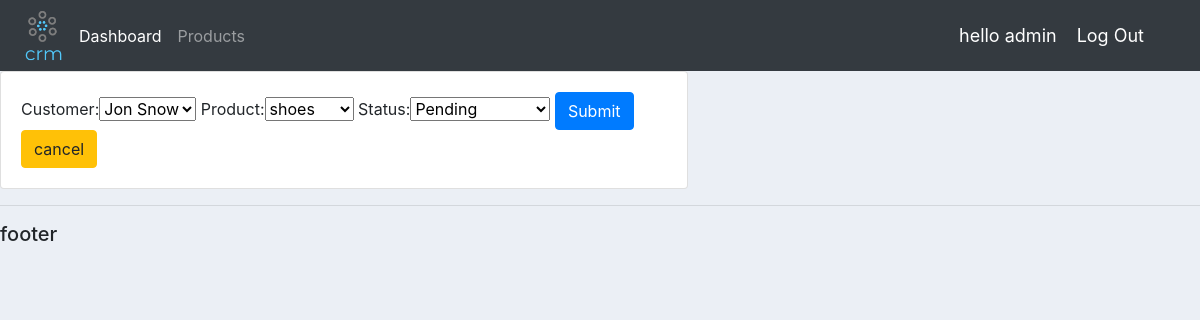
Screenshot of /update_order/13 (signed in) with the database file from the repository.
### accounts/models.py (models this page shows, shortened)
class Order(models.Model):
    STATUS = (
        ('Pending','Pending'),
        ('Out for delivery','Out for delivery'),
        ('Delivered','Delivered'),
    )
    customer = models.ForeignKey(Customer, on_delete=models.CASCADE, null=True )
    product = models.ForeignKey(Product, on_delete=models.CASCADE, null=True)
    date_created = models.DateTimeField(default=datetime.datetime.now(), blank=True)
    status = models.CharField(max_length=200, blank=True, choices=STATUS)

### accounts/decorators.py (the view)
        def wrapper_func(request, *args, **kwargs):
            group = None
            if request.user.groups.exists():
                group = request.user.groups.all()[0].name
            if group in allowed_roles:
                return view_func(request, *args, **kwargs)
            else:
                return HttpResponse('you are not allowed to see this page')

### accounts/froms.py
class OrderForm(forms.ModelForm):
    class Meta:
        model = Order
        fields = ['customer', 'product', 'status']

### accounts/models.py (called while the page is built)
    def __str__(self):
        return self.name

    def __str__(self):
        return self.name

### accounts/views.py (called while the page is built)
@login_required(login_url='/login/')
@allowed_users(['admin'])
def update_order(request, pk):
    order = Order.objects.get(pk=pk)
    form = OrderForm(instance=order)
    if request.method == 'POST':
        form = OrderForm(request.POST,instance=order)
        if form.is_valid():
            form.save()
            return redirect('/dashboard')
    else:
        form = OrderForm(instance=order)
    context = {
        'form':form
    }
    return render(request, 'accounts/create_update_order.html', context)

### accounts/templates/accounts/create_update_order.html (shortened to what this page needs)
{% extends 'accounts/base.html' %}
{% load static %}
{% block content %}
<div class="row">
	<div class="col-md-7">
		<div class="card card-body">
            <form  method="post">
                {% if formset %}
                {{formset.management_form}}
                {% for form in formset %}
                    {{form}}
                    <hr>
                {% endfor %}
                {% elif form %}
                    {{form}}
                {% endif %}
                <button type="submit" class="btn btn-primary" >Submit</button>
                <a class="btn btn-warning" href="" onclick="javascript:window.history.back(-1);return false;">cancel</a>
            </form>
        </div>
    </div>
</div>
{% endblock %}

### accounts/templates/accounts/base.html (shortened to what this page needs)
{% load static %}
<!DOCTYPE html>
<html lang="en">
<head>
<link rel="stylesheet" href="https://stackpath.bootstrapcdn.com/bootstrap/4.5.0/css/bootstrap.min.css">
<link rel="stylesheet" href="{% static 'home-static/css/main.css' %}" >
</head>
<body>
<nav class="navbar navbar-expand-lg navbar-dark bg-dark">
  <img src= {% static 'home-static/images/crm-logo.png' %} style="width: 55px;">
  <div class="collapse navbar-collapse" id="navbarNav">
    <ul class="navbar-nav">
      {% if request.user.is_staff %}
        <li class="nav-item active">
          <a class="nav-link" href="{% url 'accounts:dashboard'  %}">Dashboard </a>
        </li>
        <li class="nav-item">
          <a class="nav-link" href="{% url 'accounts:products'  %}">Products</a>
        </li>
      {% else %}
        <li class="nav-item active">
          <a class="nav-link" href="{% url 'accounts:account'  %}">Settings </a>
        </li>
      {% endif %}
    </ul>
  </div>
  {% if request.user.is_authenticated %}
  <span class="span-style">hello {{request.user}} </span>
  <span class="span-style"><a href="{% url 'accounts:logout' %}">Log Out</a></span>
  {% else %}
  <span class="span-style"><a href="{% url 'accounts:login' %}">Log In</a></span>
  <span class="span-style"><a href="{% url 'accounts:signup' %}">Sign Up</a></span>
  {% endif %}
</nav>
    {% block content %}
    {% endblock content %}
    <hr>
    <h5>footer</h5>
</body>
</html>

### static/home-static/css/main.css (style rules this page uses)
body { background-color: #ebeff5; }

### accounts/templates/accounts/base.html (style rules this page uses)
.span-style , .span-style a { font-size:18px ; color: #fff; margin-right: 20px; }

### rows the page displays
Order: customer "Jon Snow", product "shoes", status "Pending"

### other values shown
{{ request.user }} "admin"
